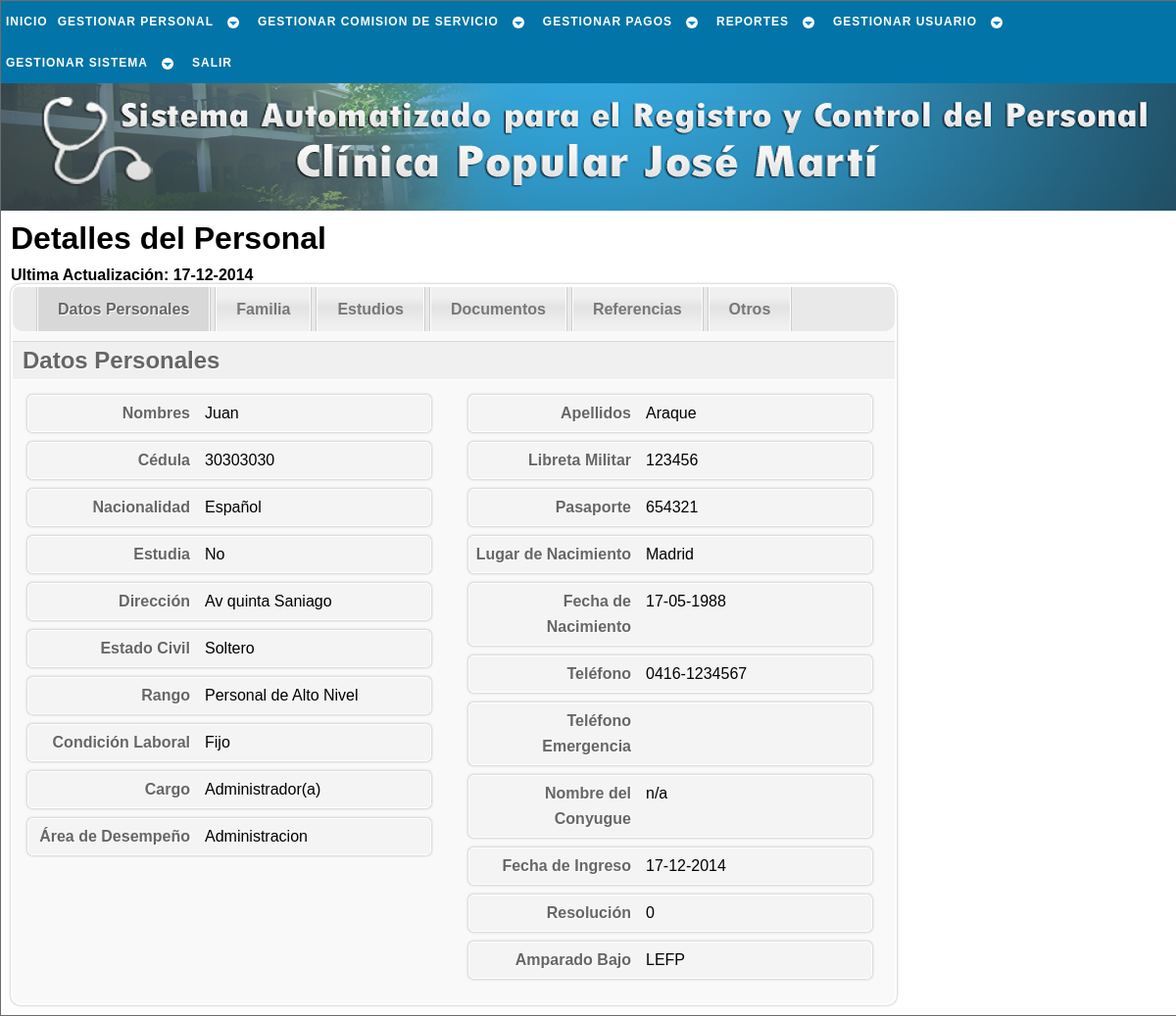
The page /php/trabajador/conslt_trabj_b.php?c=30303030 (signed in) on the database as committed earlier.
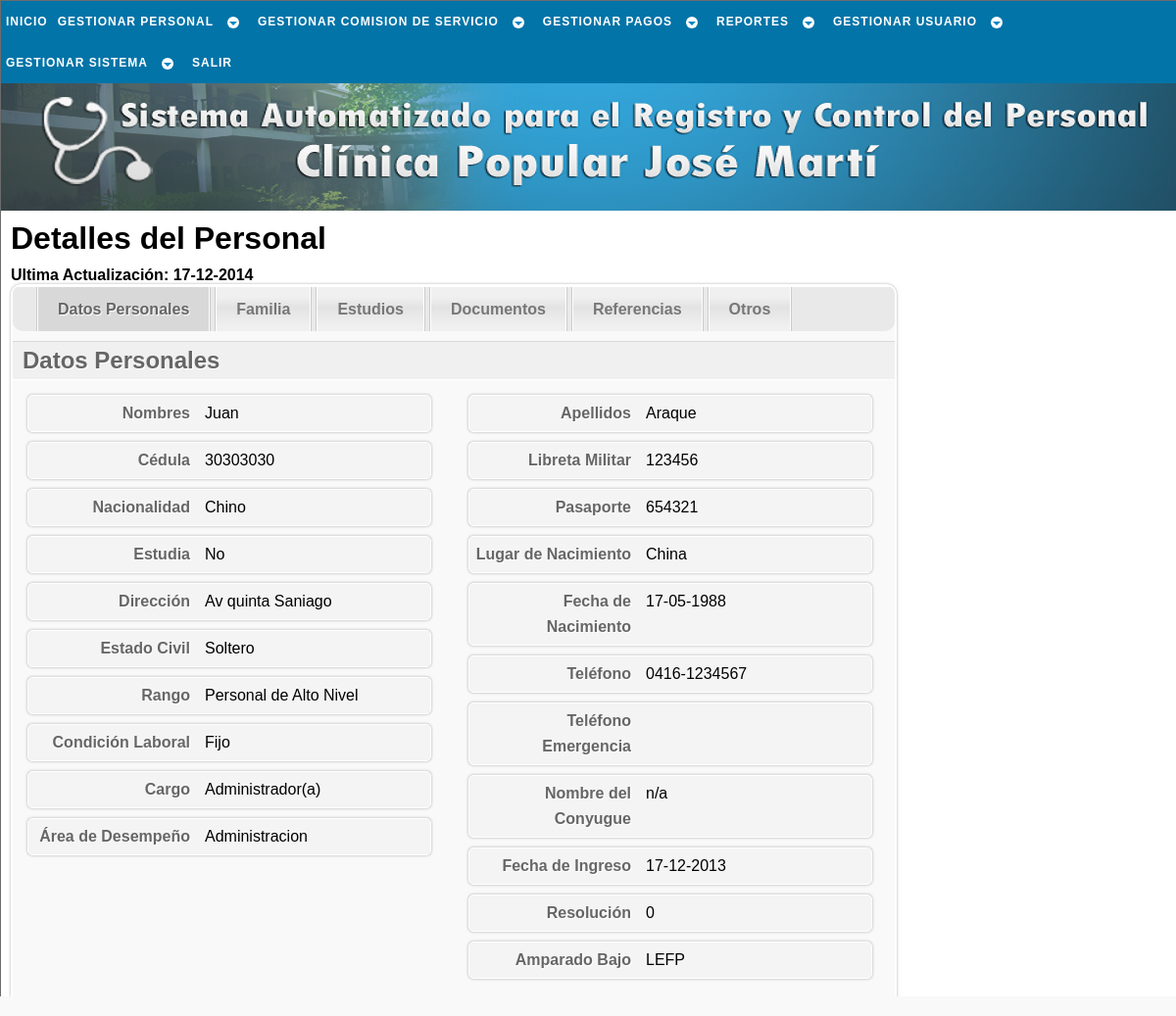
The same page on the database as committed later.
### tables this page shows
CREATE TABLE `trabajador` (
  `cedula` int(12) NOT NULL,
  `nombre` varchar(30) NOT NULL,
  `apellido` varchar(30) NOT NULL,
  `ciudadania` varchar(15) NOT NULL,
  `pasaporte` varchar(30) NOT NULL,
  `libreta_militr` varchar(30) NOT NULL,
  `fe_nac` date NOT NULL,
  `lug_nac` varchar(30) NOT NULL,
  `est_civil` varchar(15) NOT NULL,
  `nconyugue` varchar(50) NOT NULL,
  `estudia` int(1) NOT NULL,
  `direccion` varchar(50) NOT NULL,
  `telefono` varchar(12) NOT NULL,
  `estado` tinyint(1) NOT NULL,
  `actualizado` date NOT NULL,
  PRIMARY KEY (`cedula`)
);

CREATE TABLE `uniforme` (
  `cedula` int(12) NOT NULL,
  `camisa` varchar(2) NOT NULL,
  `pantalon` int(2) NOT NULL,
  `calzado` int(2) NOT NULL,
  PRIMARY KEY (`cedula`),
  CONSTRAINT `uniforme_ibfk_1` FOREIGN KEY (`cedula`) REFERENCES `trabajador` (`cedula`) ON UPDATE CASCADE
);

CREATE TABLE `laboral` (
  `cedula` int(12) NOT NULL,
  `sueldo_mensual` decimal(7,2) NOT NULL,
  `fecha_ingreso` date NOT NULL,
  `condicion` varchar(10) NOT NULL,
  `cargo` varchar(23) NOT NULL,
  `rango` varchar(22) NOT NULL,
  `area_desemp` varchar(14) NOT NULL,
  `resolucion` varchar(40) NOT NULL,
  `ley` varchar(5) NOT NULL,
  PRIMARY KEY (`cedula`),
  CONSTRAINT `laboral_ibfk_1` FOREIGN KEY (`cedula`) REFERENCES `trabajador` (`cedula`) ON UPDATE CASCADE
);

### php/_sql/conslt_trabj_sql.php (called while the page is built, shortened)
<?php
	function conslt_completa_trb($cnx_bd){
		$cedula = $_GET['c'];
		$sql = "SELECT *
				  FROM trabajador
				  JOIN laboral ON laboral.cedula = trabajador.cedula
				  JOIN estudios ON estudios.cedula = trabajador.cedula
				  JOIN documentos ON documentos.cedula = trabajador.cedula
				  JOIN uniforme ON uniforme.cedula = trabajador.cedula
				  WHERE trabajador.cedula = '$cedula'";
		$resultado = $cnx_bd -> query($sql);
		return $resultado;
	}
	function conslt_referencia($cnx_bd){
		$cedula = $_GET['c'];
		$sql = "SELECT * FROM referencia_personal WHERE cedula = '$cedula'";
		$resultado = $cnx_bd -> query($sql);
		return $resultado;
	}
?>

### php/trabajador/conslt_trabj_b.php (the view, shortened to what the changed rows need)
<!DOCTYPE html PUBLIC "-//W3C//DTD XHTML 1.1//EN" "http://www.w3.org/TR/xhtml11/DTD/xhtml11.dtd" />
<html xmlns="http://www.w3.org/1999/xhtml" xml:lang="es" lang="es" dir="ltr">
	<head>
		<link rel="stylesheet" href="../../css/estilo.css" type="text/css" media="screen" />
    </head>
	<body>
		<div id="cuerpo">
			<div id="pagina">
				<?php
					$cnx_bd = conexion();
					include('../_sql/conslt_trabj_sql.php');
					$resultado = conslt_completa_trb($cnx_bd);
					$referencia = conslt_referencia($cnx_bd);
					$fila = $resultado -> fetch_object();
					list($ai,$mi,$di) = explode("-",$fila -> fecha_ingreso);
					if ($fila -> estudia == 0) $estud = 'No'; else $estud = 'Si';
				?>
				<div id="content">
					<h1>Detalles del Personal</h1>
					<div id="wrapper">
						<div id="steps">
							<form id="formElem" name="formElem" action="#" method="post">
								<fieldset class="step">
									<div class='derecha'>
										<div class='campo'>
											<label class='rotulo'>Nombres</label>
											<span class="text_cons"><?=$fila -> nombre?></span>
										</div>
										<div class='campo'>
											<label class='rotulo'>Cédula</label>
											<span class="text_cons"><?=$fila -> cedula?></span>
										</div>
										<div class='campo'>
											<label class='rotulo'>Nacionalidad</label>
											<span class="text_cons"><?=$fila -> ciudadania?></span>
										</div>
										<div class='campo'>
											<label class='rotulo'>Estudia</label>
											<span class="text_cons"><?=$estud?></span>
										</div>
										<div class='campo'>
											<label class='rotulo'>Dirección</label>
											<span class="text_cons"><?=$fila -> direccion?></span>
										</div>
										<div class='campo'>
											<label class='rotulo'>Estado Civil</label>
											<span class="text_cons"><?=$fila -> est_civil?></span>
										</div>
										<div class='campo'>
											<label class='rotulo'>Rango</label>
											<span class="text_cons"><?=$fila -> rango?></span>
										</div>
										<div class='campo'>
											<label class='rotulo'>Condición Laboral</label>
											<span class="text_cons"><?=$fila -> condicion?></span>
										</div>
										<div class='campo'>
											<label class='rotulo'>Cargo</label>
											<span class="text_cons"><?=$fila -> cargo?></span>
										</div>
										<div class='campo'>
											<label class='rotulo'>Área de Desempeño</label>
											<span class="text_cons"><?=$fila -> area_desemp?></span>
										</div>
									</div>
									<div class='izquierda'>
										<div class='campo'>
											<label class='rotulo'>Apellidos</label>
											<span class="text_cons"><?=$fila -> apellido?></span>
										</div>
										<div class='campo'>
											<label class='rotulo'>Libreta Militar</label>
											<span class="text_cons"><?=$fila -> libreta_militr?></span>
										</div>
										<div class='campo'>
											<label class='rotulo'>Pasaporte</label>
											<span class="text_cons"><?=$fila -> pasaporte?></span>
										</div>
										<div class='campo'>
											<label class='rotulo'>Lugar de Nacimiento</label>
											<span class="text_cons"><?=$fila -> lug_nac?></span>
										</div>
										<div class='campo'>
											<label class='rotulo'>Teléfono</label>
											<span class="text_cons"><?=$fila -> telefono?></span>
										</div>
										<div class='campo'>
											<label class='rotulo'>Nombre del Conyugue</label>
											<span class="text_cons"><?=$fila -> nconyugue?></span>
										</div>
										<div class='campo'>
											<label class='rotulo'>Fecha de Ingreso</label>
											<span class="text_cons"><?=$di.'-'.$mi.'-'.$ai?></span>
										</div>
										<div class='campo'>
											<label class='rotulo'>Resolución</label>
											<span class="text_cons"><?=$fila -> resolucion?></span>
										</div>
										<div class='campo'>
											<label class='rotulo'>Amparado Bajo</label>
											<span class="text_cons"><?=$fila -> ley?></span>
										</div>
									</div>
								</fieldset>
							</form>
						</div>
					</div>
				</div>
			</div>
		</div>
	</body>
</html>

Rows that differ between the two databases and show on the page:
changed trabajador "Juan": ciudadania "Español" → "Chino"; lug_nac "Madrid" → "China"
Other text that changed with them:
$ai: "2014" → "2013"
